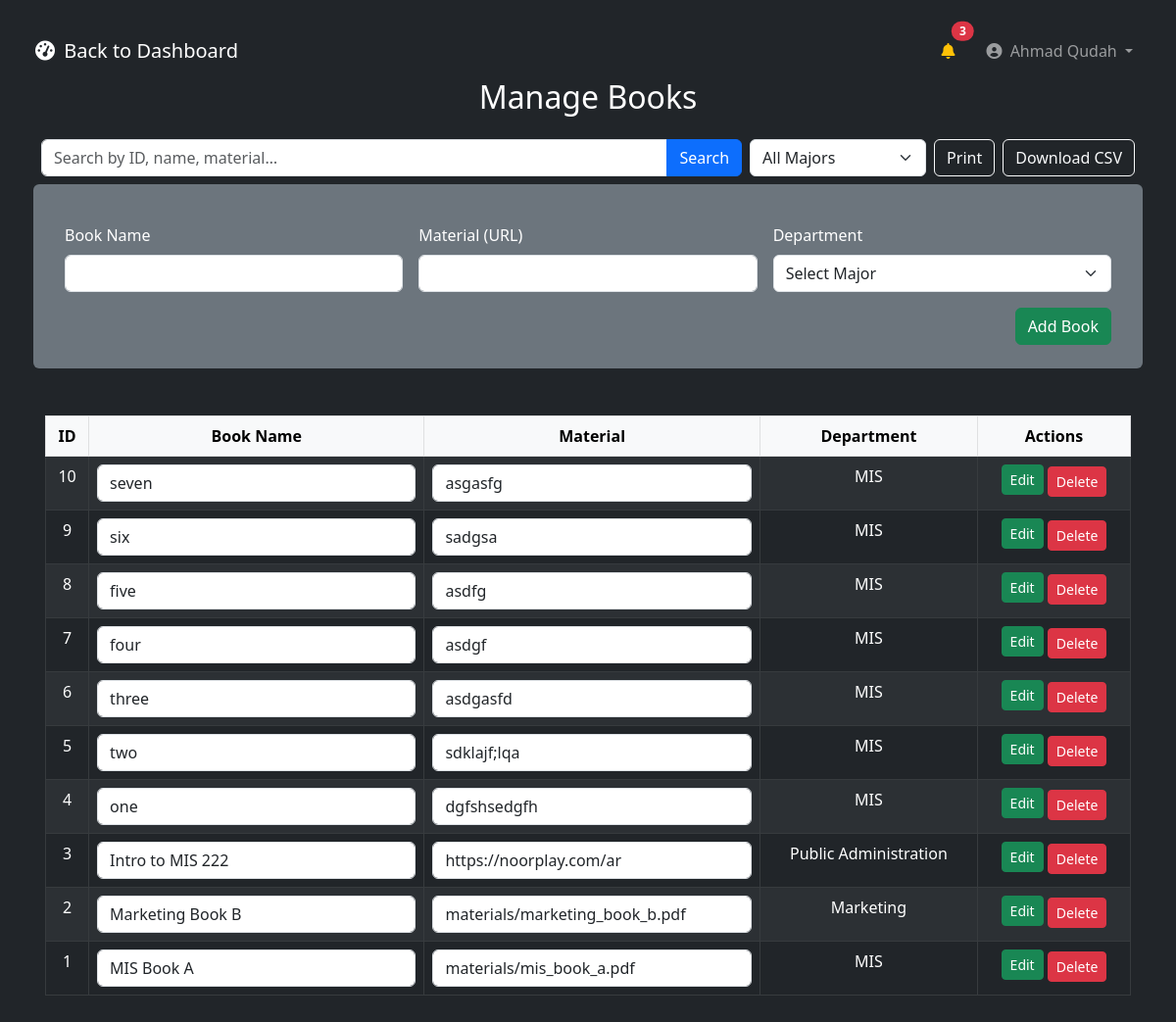
/businesshub/admin/manage_books.php (signed in), run on the app's committed database.
### tables this page shows
CREATE TABLE `books` (
  `id` int(11) NOT NULL,
  `department_id` int(11) DEFAULT NULL,
  `book_name` varchar(255) DEFAULT NULL,
  `book_material` text DEFAULT NULL
);

CREATE TABLE `departments` (
  `id` int(11) NOT NULL,
  `department_name` varchar(100) NOT NULL,
  `description` text DEFAULT NULL
);

### businesshub/admin/manage_books.php (the view, shortened to what this page needs)
<?php
include('../includes/db.php');
$filter   = trim($_GET['filter']   ?? '');
$search   = trim($_GET['search']   ?? '');
$whereClauses = [];
$whereSQL = $whereClauses
           ? "WHERE " . implode(" AND ", $whereClauses)
           : "";
$books       = $conn->query("
    SELECT books.*, departments.department_name
      FROM books
      JOIN departments ON books.department_id = departments.id
      $whereSQL
      ORDER BY books.id DESC
");
?>
<!DOCTYPE html>
<html lang="en">
<head>
  <link
    href="https://cdn.jsdelivr.net/npm/bootstrap@5.3.0/dist/css/bootstrap.min.css"
    rel="stylesheet"
  >
  <link
    href="https://cdnjs.cloudflare.com/ajax/libs/font-awesome/6.0.0/css/all.min.css"
    rel="stylesheet"
  >
</head>
<body class="bg-dark text-white p-4">
 <?php
include __DIR__ . '/../includes/admin_nav.php'; ?>
  <div class="container">
    <h2 class="mb-4 text-center">Manage Books</h2>
<div class="d-flex mb-4 align-items-center no-print">
  <form method="GET" class="d-flex flex-grow-1 align-items-center me-2">
    <div class="input-group">
      <input
        type="text"
        name="search"
        class="form-control"
        placeholder="Search by ID, name, material…"
        value="<?= htmlspecialchars($search) ?>"
      >
      <button class="btn btn-primary" type="submit">Search</button>
    </div>
    <select
      name="filter"
      class="form-select ms-2"
      style="width: 180px;"
      onchange="this.form.submit()"
    >
      <option value="">All Majors</option>
    </select>
  </form>
  <button class="btn btn-outline-light me-2" onclick="window.print()">
    Print
  </button>
  <a
    href="?export=csv
      <?= $filter   ? '&filter='.urlencode($filter) : '' ?>
      <?= $search   ? '&search='.urlencode($search) : '' ?>"
    class="btn btn-outline-light"
  >
    Download CSV
  </a>
</div>
    <form method="POST" class="row g-3 bg-secondary p-4 rounded mb-5 no-print">
      <div class="col-md-4">
        <label class="form-label">Book Name</label>
        <input type="text" name="book_name" class="form-control" required>
      </div>
      <div class="col-md-4">
        <label class="form-label">Material (URL)</label>
        <input type="text" name="book_material" class="form-control" required>
      </div>
      <div class="col-md-4">
        <label class="form-label">Department</label>
        <select name="department_id" class="form-select" required>
          <option value="" disabled selected>Select Major</option>
        </select>
      </div>
      <div class="col-12 text-end">
        <button name="add_book" class="btn btn-success">Add Book</button>
      </div>
    </form>
    <div class="table-responsive px-1" >
      <table class="table table-dark table-striped table-bordered text-center ">
        <thead class="table-light">
          <tr>
            <th>ID</th>
            <th>Book Name</th>
            <th>Material</th>
            <th>Department</th>
            <th class="no-print">Actions</th>
          </tr>
        </thead>
        <tbody>
          <?php while($b = mysqli_fetch_assoc($books)): ?>
          <tr>
            <form method="POST">
              <td><?= $b['id'] ?></td>
              <td>
                <input
                  type="text" name="book_name"
                  value="<?= htmlspecialchars($b['book_name']) ?>"
                  class="form-control"
                  required
                >
              </td>
              <td>
                <input
                  type="text" name="book_material"
                  value="<?= htmlspecialchars($b['book_material']) ?>"
                  class="form-control"
                  required
                >
              </td>
              <td><?= htmlspecialchars($b['department_name']) ?></td>
              <td class="no-print">
                <button name="edit_book"  class="btn btn-sm btn-success mb-1">Edit</button>
            </form>
                <form method="POST" class="d-inline">
                  <button
                    name="delete_book"
                    class="btn btn-sm btn-danger"
                    onclick="return confirm('Delete this book?')"
                  >
                    Delete
                  </button>
                </form>
          </tr>
          <?php endwhile; ?>
        </tbody>
      </table>
    </div>
  </div>
</body>
</html>

### data on the page
books: id "10", book_name "seven", book_material "asgasfg", department.department_name "MIS"
books: id "9", book_name "six", book_material "sadgsa", department.department_name "MIS"
books: id "8", book_name "five", book_material "asdfg", department.department_name "MIS"
books: id "7", book_name "four", book_material "asdgf", department.department_name "MIS"
books: id "6", book_name "three", book_material "asdgasfd", department.department_name "MIS"
books: id "5", book_name "two", book_material "sdklajf;lqa", department.department_name "MIS"
books: id "4", book_name "one", book_material "dgfshsedgfh", department.department_name "MIS"
books: id "3", book_name "Intro to MIS 222", book_material "https://noorplay.com/ar", department.department_name "Public Administration"
books: id "2", book_name "Marketing Book B", book_material "materials/marketing_book_b.pdf", department.department_name "Marketing"
books: id "1", book_name "MIS Book A", book_material "materials/mis_book_a.pdf", department.department_name "MIS"

### other printed values
$_SESSION['user_name'] "Ahmad Qudah"
